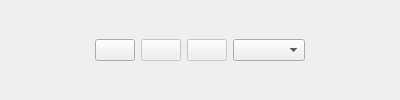
<?xml version="1.0" encoding="UTF-8"?>
<ui version="4.0">
 <class>ControlBlock</class>
 <widget class="QFrame" name="ControlBlock">
  <property name="geometry">
   <rect>
    <x>0</x>
    <y>0</y>
    <width>400</width>
    <height>100</height>
   </rect>
  </property>
  <property name="windowTitle">
   <string/>
  </property>
  <layout class="QHBoxLayout" name="horizontalLayout">
   <item>
    <spacer name="horizontalSpacer">
     <property name="orientation">
      <enum>Qt::Horizontal</enum>
     </property>
     <property name="sizeHint" stdset="0">
      <size>
       <width>40</width>
       <height>20</height>
      </size>
     </property>
    </spacer>
   </item>
   <item>
    <widget class="QPushButton" name="pb_start">
     <property name="toolTip">
      <string>Start</string>
     </property>
     <property name="text">
      <string/>
     </property>
     <property name="icon">
      <iconset theme="media-playback-start">
       <normaloff>.</normaloff>.</iconset>
     </property>
    </widget>
   </item>
   <item>
    <widget class="QPushButton" name="pb_pause">
     <property name="enabled">
      <bool>false</bool>
     </property>
     <property name="toolTip">
      <string>Pause</string>
     </property>
     <property name="text">
      <string/>
     </property>
     <property name="icon">
      <iconset theme="media-playback-pause">
       <normaloff>.</normaloff>.</iconset>
     </property>
    </widget>
   </item>
   <item>
    <widget class="QPushButton" name="pb_stop">
     <property name="enabled">
      <bool>false</bool>
     </property>
     <property name="toolTip">
      <string>Stop</string>
     </property>
     <property name="text">
      <string/>
     </property>
     <property name="icon">
      <iconset theme="media-playback-stop">
       <normaloff>.</normaloff>.</iconset>
     </property>
    </widget>
   </item>
   <item>
    <widget class="QComboBox" name="cb_mode"/>
   </item>
   <item>
    <spacer name="horizontalSpacer_2">
     <property name="orientation">
      <enum>Qt::Horizontal</enum>
     </property>
     <property name="sizeHint" stdset="0">
      <size>
       <width>40</width>
       <height>20</height>
      </size>
     </property>
    </spacer>
   </item>
  </layout>
 </widget>
 <resources/>
 <connections/>
</ui>
